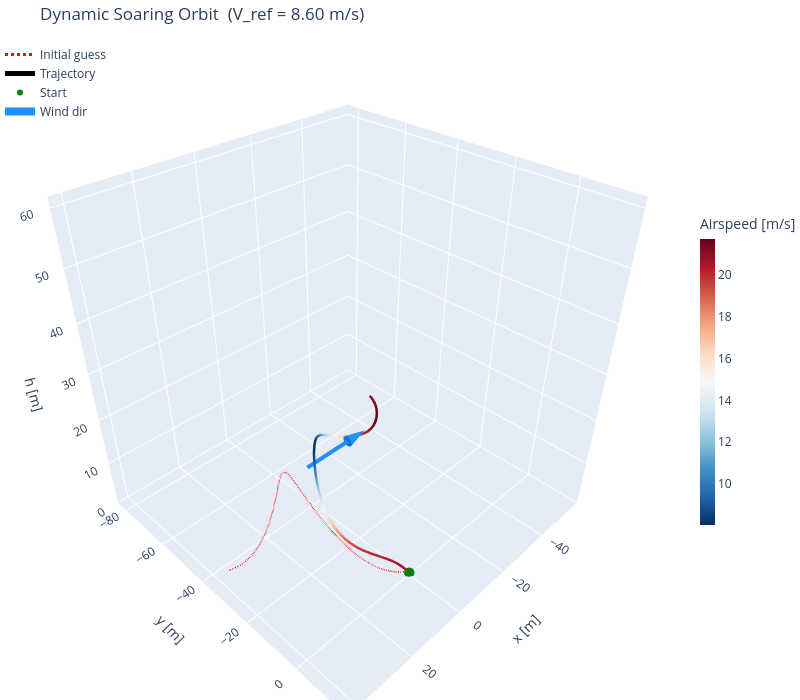

The notebook cell this image was saved under:
### Markdown cell above
The following section graphs both the initial guessed trajectory, and the final optimised trajectory. I've adjusted the initial trajectory to be similar to the final one, but it was quite robust to converge to this same final optimised path regardless of initial conditions. Although; there is an arbitrary preference in the y-direction in which the bird can sway towards, thus there are two mirror orbits which represent the same optimality.

### Code cell
## Recover x, y by trapezoidal integration of ground velocities
dt_val = sol.value(dt)
u_sol = sol.value(u)
v_sol = sol.value(v)
h_sol = sol.value(h)
speed = sol.value(V_a)

x_sol = np.zeros(N)
y_sol = np.zeros(N)
for i in range(1, N):
    x_sol[i] = x_sol[i-1] + 0.5 * (u_sol[i] + u_sol[i-1]) * dt_val
    y_sol[i] = y_sol[i-1] + 0.5 * (v_sol[i] + v_sol[i-1]) * dt_val

## Interactive 3D flight path plot with Plotly
import plotly.graph_objects as go

fig = go.Figure()
dt_guess = T / N
x0 = np.zeros(N)
y0 = np.zeros(N)
for i in range(1, N):
    x0[i] = x0[i-1] + 0.5 * (u0[i] + u0[i-1]) * dt_guess
    y0[i] = y0[i-1] + 0.5 * (v0[i] + v0[i-1]) * dt_guess
fig.add_trace(go.Scatter3d(
    x=x0, y=y0, z=h0,
    mode='lines',
    line=dict(color='red', width=3, dash='dot'),
    name='Initial guess',
))

# Main trajectory coloured by airspeed
fig.add_trace(go.Scatter3d(
    x=x_sol, y=y_sol, z=h_sol,
    mode='lines',
    line=dict(color=speed, colorscale='RdBu_r', width=5,
              colorbar=dict(title='Airspeed [m/s]', len=0.5, thickness=15,
                            x=1.0, xpad=5, y=0.5)),
    name='Trajectory',
    hovertemplate=(
        'x: %{x:.1f} m<br>y: %{y:.1f} m<br>'
        'h: %{z:.1f} m<br>Airspeed: %{marker.color:.1f} m/s'
    ),
))

# Start marker
fig.add_trace(go.Scatter3d(
    x=[x_sol[0]], y=[y_sol[0]], z=[h_sol[0]],
    mode='markers',
    marker=dict(size=6, color='green'),
    name='Start',
))

# Compute equal-scale axis ranges centred on the data (needed for arrow sizing)
_all_x = np.concatenate([x_sol, x0])
_all_y = np.concatenate([y_sol, y0])
_all_z = np.concatenate([h_sol, h0])
_mid = np.array([(_all_x.max()+_all_x.min())/2,
                 (_all_y.max()+_all_y.min())/2,
                 (_all_z.max()+_all_z.min())/2])
_half = max(_all_x.max()-_all_x.min(), _all_y.max()-_all_y.min(), _all_z.max()-_all_z.min()) / 2 * 1.15  # 15 % padding

arrow_z = h_sol.max() * 0.8
V_w_mean = sol.value(V_w).mean()
wind_vec = np.array([-V_w_mean, 0.0, 0.0])            
wind_dir = wind_vec / np.linalg.norm(wind_vec)         
arrow_len = 0.35 * _half
arrow_base = np.array([x_sol.mean() + 0.3 * _half, y_sol.mean(), arrow_z])
arrow_tip = arrow_base + arrow_len * wind_dir

fig.add_trace(go.Scatter3d(
    x=[arrow_base[0], arrow_tip[0]],
    y=[arrow_base[1], arrow_tip[1]],
    z=[arrow_base[2], arrow_tip[2]],
    mode='lines', line=dict(color='dodgerblue', width=8),
    name='Wind dir', showlegend=True,
))
fig.add_trace(go.Cone(
    x=[arrow_tip[0]], y=[arrow_tip[1]], z=[arrow_tip[2]],
    u=[wind_dir[0]], v=[wind_dir[1]], w=[wind_dir[2]],
    sizemode='absolute', sizeref=arrow_len * 0.4,
    colorscale=[[0, 'dodgerblue'], [1, 'dodgerblue']],
    showscale=False, name='Wind dir',
))

fig.update_layout(
    title=f'Dynamic Soaring Orbit  (V_ref = {sol.value(V_ref):.2f} m/s)',
    scene=dict(
        xaxis_title='x [m]',
        yaxis_title='y [m]',
        zaxis_title='h [m]',
        xaxis=dict(range=[_mid[0]-_half, _mid[0]+_half]),
        yaxis=dict(range=[_mid[1]-_half, _mid[1]+_half]),
        zaxis=dict(range=[max(0, _mid[2]-_half), _mid[2]+_half]),
        aspectmode='cube',
    ),
    width=800, height=700,
    margin=dict(l=0, r=80, t=40, b=0),
    legend=dict(x=0.0, y=1.0, bgcolor='rgba(255,255,255,0.6)'),
)

fig.show()

### Figure 1 — Plotly figure (JSON) as saved in the notebook; plotly's stock layout.template omitted (floating-point values rounded to 4 significant figures)
{"data": [{"line": {"color": "red", "dash": "dot", "width": 3}, "mode": "lines", "name": "Initial guess", "type": "scatter3d", "x": [0.0, 1.17, 2.335, 3.488, 4.624, 5.737, 6.822, 7.875, 8.89, 9.863, 10.79, 11.67, 12.5, 13.27, 13.98, 14.64, 15.24, 15.79, 16.27, 16.7, 17.07, 17.39, 17.66, 17.88, 18.06, 18.19, 18.3, 18.37, 18.41, 18.44, 18.45, 18.46, 18.46, 18.46, 18.47, 18.5, 18.55, 18.62, 18.72, 18.86, 19.04, 19.26, 19.53, 19.84, 20.22, 20.64, 21.13, 21.67, 22.27, 22.93, 23.65, 24.42, 25.25, 26.12, 27.05, 28.02, 29.04, 30.09, 31.18, 32.29, 33.43, 34.58, 35.74, 36.91], "y": [0.0, -0.6151, -1.288, -2.019, -2.805, -3.645, -4.536, -5.475, -6.459, -7.484, -8.545, -9.637, -10.76, -11.9, -13.05, -14.22, -15.39, -16.56, -17.72, -18.87, -20.0, -21.11, -22.19, -23.23, -24.24, -25.2, -26.11, -26.98, -27.79, -28.55, -29.25, -29.9, -30.48, -31.01, -31.48, -31.89, -32.25, -32.56, -32.82, -33.02, -33.19, -33.32, -33.41, -33.48, -33.52, -33.54, -33.55, -33.56, -33.56, -33.56, -33.58, -33.61, -33.66, -33.74, -33.85, -34.0, -34.19, -34.42, -34.7, -35.03, -35.42, -35.86, -36.36, -36.91], "z": [1.0, 1.045, 1.178, 1.4, 1.707, 2.096, 2.564, 3.106, 3.716, 4.389, 5.117, 5.894, 6.712, 7.562, 8.437, 9.327, 10.22, 11.12, 12.0, 12.87, 13.7, 14.5, 15.25, 15.96, 16.6, 17.17, 17.68, 18.11, 18.46, 18.72, 18.9, 18.99, 18.99, 18.9, 18.72, 18.46, 18.11, 17.68, 17.17, 16.6, 15.96, 15.25, 14.5, 13.7, 12.87, 12.0, 11.12, 10.22, 9.327, 8.437, 7.562, 6.712, 5.894, 5.117, 4.389, 3.716, 3.106, 2.564, 2.096, 1.707, 1.4, 1.178, 1.045, 1.0]}, {"hovertemplate": "x: %{x:.1f} m<br>y: %{y:.1f} m<br>h: %{z:.1f} m<br>Airspeed: %{marker.color:.1f} m/s", "line": {"color": [20.77, 20.61, 20.45, 20.31, 20.18, 20.08, 20.01, 19.92, 19.79, 19.6, 19.33, 19.01, 18.62, 18.18, 17.7, 17.18, 16.62, 16.03, 15.4, 14.75, 14.06, 13.36, 12.65, 11.95, 11.26, 10.6, 9.985, 9.426, 8.939, 8.543, 8.251, 8.078, 8.033, 8.118, 8.328, 8.654, 9.081, 9.594, 10.18, 10.81, 11.48, 12.18, 12.9, 13.61, 14.32, 15.03, 15.72, 16.4, 17.07, 17.72, 18.35, 18.96, 19.55, 20.11, 20.62, 21.07, 21.43, 21.66, 21.72, 21.61, 21.43, 21.26, 21.1, 20.93], "colorbar": {"len": 0.5, "thickness": 15, "title": {"text": "Airspeed [m/s]"}, "x": 1, "xpad": 5, "y": 0.5}, "colorscale": [[0, "rgb(5,48,97)"], [0.1, "rgb(33,102,172)"], [0.2, "rgb(67,147,195)"], [0.3, "rgb(146,197,222)"], [0.4, "rgb(209,229,240)"], [0.5, "rgb(247,247,247)"], [0.6, "rgb(253,219,199)"], [0.7, "rgb(244,165,130)"], [0.8, "rgb(214,96,77)"], [0.9, "rgb(178,24,43)"], [1, "rgb(103,0,31)"]], "width": 5}, "mode": "lines", "name": "Trajectory", "type": "scatter3d", "x": [0.0, -0.2066, -0.09596, 0.3074, 0.959, 1.8, 2.774, 3.829, 4.916, 5.995, 7.035, 8.014, 8.919, 9.74, 10.47, 11.11, 11.64, 12.07, 12.39, 12.6, 12.68, 12.64, 12.48, 12.2, 11.82, 11.35, 10.79, 10.15, 9.444, 8.676, 7.85, 6.97, 6.037, 5.052, 4.014, 2.92, 1.765, 0.5445, -0.7497, -2.125, -3.591, -5.155, -6.827, -8.615, -10.52, -12.55, -14.69, -16.94, -19.28, -21.7, -24.21, -26.79, -29.43, -32.12, -34.84, -37.56, -40.24, -42.81, -45.22, -47.4, -49.29, -50.86, -52.09, -52.97], "y": [0.0, -2.279, -4.456, -6.493, -8.362, -10.05, -11.56, -12.89, -14.04, -15.03, -15.91, -16.68, -17.38, -18.04, -18.66, -19.26, -19.86, -20.46, -21.09, -21.74, -22.41, -23.12, -23.87, -24.64, -25.44, -26.26, -27.1, -27.95, -28.82, -29.69, -30.57, -31.46, -32.35, -33.25, -34.15, -35.05, -35.95, -36.85, -37.74, -38.62, -39.48, -40.33, -41.15, -41.94, -42.7, -43.42, -44.12, -44.79, -45.45, -46.11, -46.79, -47.5, -48.26, -49.1, -50.04, -51.13, -52.4, -53.86, -55.53, -57.4, -59.45, -61.65, -63.94, -66.28], "z": [0.5, 0.5013, 0.5, 0.5, 0.5392, 0.6692, 0.9246, 1.322, 1.865, 2.535, 3.308, 4.161, 5.075, 6.036, 7.028, 8.043, 9.069, 10.1, 11.12, 12.13, 13.13, 14.09, 15.01, 15.87, 16.66, 17.38, 18.0, 18.54, 18.97, 19.31, 19.54, 19.66, 19.68, 19.59, 19.39, 19.08, 18.67, 18.16, 17.55, 16.84, 16.04, 15.17, 14.23, 13.24, 12.21, 11.16, 10.1, 9.025, 7.956, 6.898, 5.862, 4.858, 3.904, 3.019, 2.227, 1.561, 1.053, 0.72, 0.5506, 0.5, 0.5, 0.5017, 0.5, 0.5]}, {"marker": {"color": "green", "size": 6}, "mode": "markers", "name": "Start", "type": "scatter3d", "x": [0], "y": [0], "z": [0.5]}, {"line": {"color": "dodgerblue", "width": 8}, "mode": "lines", "name": "Wind dir", "showlegend": true, "type": "scatter3d", "x": [8.991, -9.099], "y": [-32.38, -32.38], "z": [15.74, 15.74]}, {"colorscale": [[0, "dodgerblue"], [1, "dodgerblue"]], "name": "Wind dir", "showscale": false, "sizemode": "absolute", "sizeref": 7.236, "type": "cone", "u": [-1], "v": [0], "w": [0], "x": [-9.099], "y": [-32.38], "z": [15.74]}], "layout": {"height": 700, "legend": {"bgcolor": "rgba(255,255,255,0.6)", "x": 0, "y": 1}, "margin": {"b": 0, "l": 0, "r": 80, "t": 40}, "scene": {"aspectmode": "cube", "xaxis": {"range": [-59.72, 43.66], "title": {"text": "x [m]"}}, "yaxis": {"range": [-84.83, 18.54], "title": {"text": "y [m]"}}, "zaxis": {"range": [0, 61.78], "title": {"text": "h [m]"}}}, "title": {"text": "Dynamic Soaring Orbit  (V_ref = 8.60 m/s)"}, "width": 800}}
